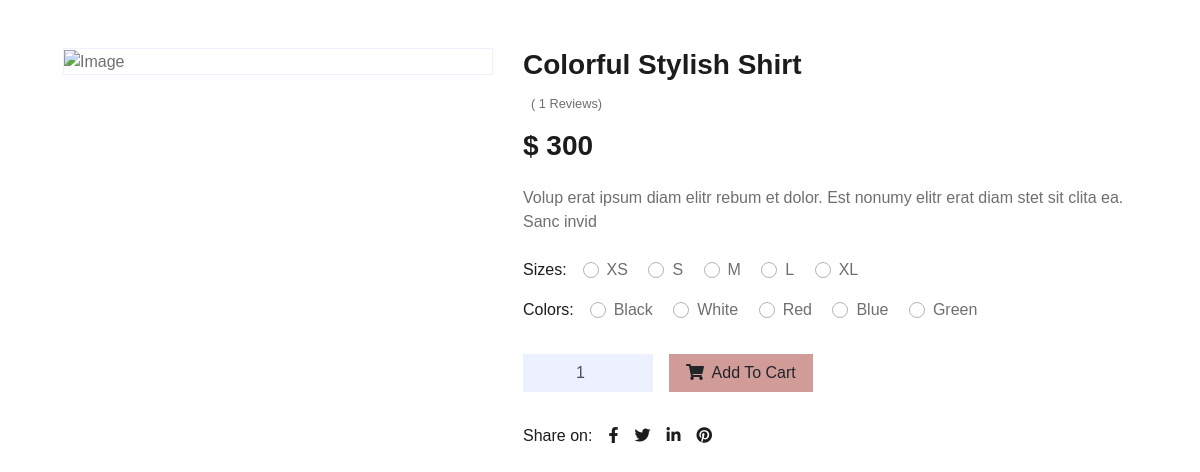
The page /post_detail/Colorful_Stylish_Shirt on the database as committed earlier.
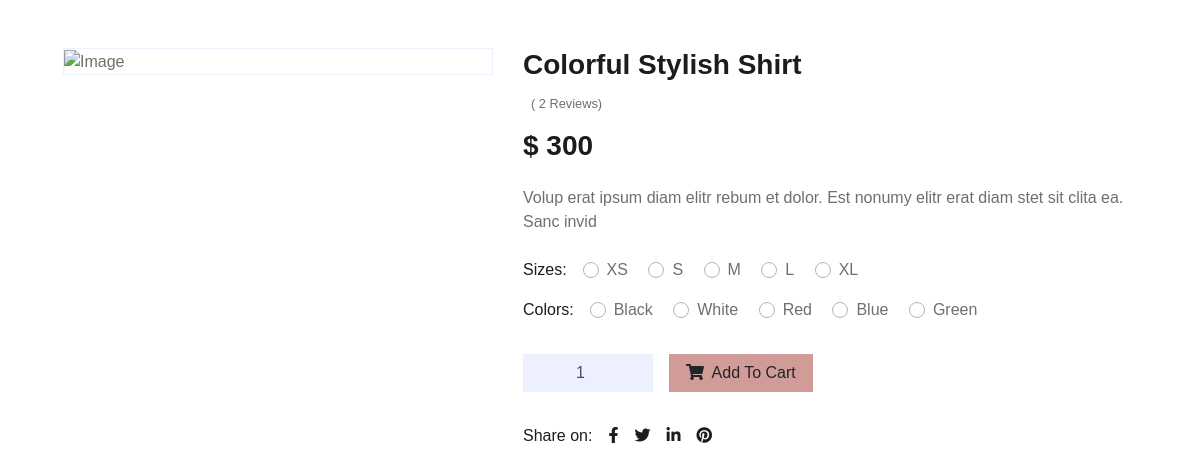
The same page on the database as committed later.
### post_detail/models.py (models this page shows, shortened)
class Information(models.Model):
    image = CloudinaryField('image')
    name = models.CharField(max_length=100)
    star=models.IntegerField()
    pre_price = models.CharField(max_length=100,null=True)
    price=models.IntegerField(null=True)
    cat=models.ForeignKey(Category,on_delete=models.CASCADE,null=True)
    descriotions = models.CharField(max_length=100)
    slug = models.CharField(max_length=100)
    is_active = models.BooleanField(default=True,null=True)
    is_delete = models.BooleanField(null=True)

### post_detail/views.py (the view)
# urls.py: path('<slug:slug>',views.detail.as_view(),name='detail')
class detail(DetailView):
    template_name = 'post_detail/detail.html'
    model = Information
    context_object_name = 'slug'
    def get_context_data(self, **kwargs):
        context = super().get_context_data(**kwargs)
        loaded_product = self.object
        user_ip = get_client_ip(self.request)
        user_id = None
        if self.request.user.is_authenticated:
            user_id = self.request.user.id
        has_been_visited = ProductVisit.objects.filter(ip__iexact=user_ip, product_id=loaded_product.id).exists()
        if not has_been_visited:
            new_visit = ProductVisit(ip=user_ip, user_id=user_id, product_id=loaded_product.id)
            new_visit.save()
        context['visit'] = ProductVisit.objects.all()
        context['information']=Information.objects.all()
        for a in ProductVisit.objects.all():
            if a.product.id == a.id:
                    print(a.product.name,a.ip.count)
        return context

### utils/http_service.py (called while the page is built)
def get_client_ip(request: HttpRequest):
    x_forwarded_for = request.META.get('HTTP_X_FORWARDED_FOR')
    if x_forwarded_for:
        ip = x_forwarded_for.split(',')[0]
    else:
        ip = request.META.get('REMOTE_ADDR')
    return ip

### post_detail/templates/post_detail/detail.html (shortened to what the changed rows need)
{% extends 'shared/_layout.html' %}
{% load render_partial %}
{% block content %}
    <div class="container-fluid py-5">
        <div class="row px-xl-5">
            <div class="col-lg-7 pb-5">
                <h3 class="font-weight-semi-bold">{{ slug.name }}</h3>
                <div class="d-flex mb-3">
                    <small class="pt-1">( {{ slug.productvisit_set.count }} Reviews)</small>
                </div>
                <h3 class="font-weight-semi-bold mb-4">$ {{ slug.price }}</h3>
                <p class="mb-4">{{ slug.descriotions }}</p>
                <div class="d-flex mb-3">
                    <p class="text-dark font-weight-medium mb-0 mr-3">Sizes:</p>
                    <form>
                    </form>
                </div>
                <div class="d-flex mb-4">
                    <p class="text-dark font-weight-medium mb-0 mr-3">Colors:</p>
                    <form>
                    </form>
                </div>
                <div class="d-flex align-items-center mb-4 pt-2">
                    <div class="input-group quantity mr-3" style="width: 130px;">
                    </div>
                    <button class="btn btn-primary px-3"  onclick="addProductToOrder({{ slug.id }}) "><i class="fa fa-shopping-cart mr-1"></i> Add To Cart</button>
                </div>
                <div class="d-flex pt-2">
                    <p class="text-dark font-weight-medium mb-0 mr-2">Share on:</p>
                    <div class="d-inline-flex">
                    </div>
                </div>
            </div>
        </div>
    </div>
{% endblock %}

Rows that differ between the two databases and show on the page:
changed Information "Colorful Stylish Shirt": productvisit_set.count "1" → "2"
